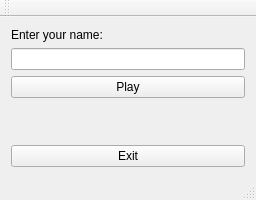
<?xml version="1.0" encoding="UTF-8"?>
<ui version="4.0">
 <class>MainWindow</class>
 <widget class="QMainWindow" name="MainWindow">
  <property name="enabled">
   <bool>true</bool>
  </property>
  <property name="geometry">
   <rect>
    <x>0</x>
    <y>0</y>
    <width>256</width>
    <height>200</height>
   </rect>
  </property>
  <property name="sizePolicy">
   <sizepolicy hsizetype="Preferred" vsizetype="Preferred">
    <horstretch>0</horstretch>
    <verstretch>0</verstretch>
   </sizepolicy>
  </property>
  <property name="minimumSize">
   <size>
    <width>0</width>
    <height>0</height>
   </size>
  </property>
  <property name="maximumSize">
   <size>
    <width>16777215</width>
    <height>16777215</height>
   </size>
  </property>
  <property name="windowTitle">
   <string>Project S2</string>
  </property>
  <widget class="QWidget" name="centralWidget">
   <layout class="QVBoxLayout" name="verticalLayout">
    <item>
     <layout class="QVBoxLayout" name="verticalLayout_2">
      <item>
       <widget class="QLabel" name="label">
        <property name="maximumSize">
         <size>
          <width>16777215</width>
          <height>20</height>
         </size>
        </property>
        <property name="text">
         <string>Enter your name:</string>
        </property>
       </widget>
      </item>
      <item>
       <widget class="QLineEdit" name="lineEdit">
        <property name="maximumSize">
         <size>
          <width>16777215</width>
          <height>23</height>
         </size>
        </property>
       </widget>
      </item>
     </layout>
    </item>
    <item>
     <widget class="QPushButton" name="playButton">
      <property name="maximumSize">
       <size>
        <width>1000</width>
        <height>16777215</height>
       </size>
      </property>
      <property name="text">
       <string>Play</string>
      </property>
     </widget>
    </item>
    <item>
     <spacer name="verticalSpacer">
      <property name="orientation">
       <enum>Qt::Vertical</enum>
      </property>
      <property name="sizeHint" stdset="0">
       <size>
        <width>20</width>
        <height>40</height>
       </size>
      </property>
     </spacer>
    </item>
    <item>
     <widget class="QPushButton" name="exitButton">
      <property name="maximumSize">
       <size>
        <width>1000</width>
        <height>16777215</height>
       </size>
      </property>
      <property name="text">
       <string>Exit</string>
      </property>
     </widget>
    </item>
   </layout>
  </widget>
  <widget class="QMenuBar" name="menuBar">
   <property name="geometry">
    <rect>
     <x>0</x>
     <y>0</y>
     <width>256</width>
     <height>21</height>
    </rect>
   </property>
  </widget>
  <widget class="QToolBar" name="mainToolBar">
   <attribute name="toolBarArea">
    <enum>TopToolBarArea</enum>
   </attribute>
   <attribute name="toolBarBreak">
    <bool>false</bool>
   </attribute>
  </widget>
  <widget class="QStatusBar" name="statusBar"/>
 </widget>
 <layoutdefault spacing="6" margin="11"/>
 <resources/>
 <connections>
  <connection>
   <sender>exitButton</sender>
   <signal>clicked()</signal>
   <receiver>MainWindow</receiver>
   <slot>close()</slot>
   <hints>
    <hint type="sourcelabel">
     <x>128</x>
     <y>136</y>
    </hint>
    <hint type="destinationlabel">
     <x>80</x>
     <y>163</y>
    </hint>
   </hints>
  </connection>
 </connections>
</ui>
